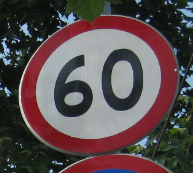
#> input picture data/ctsd/images/005_1_0033.png, 193 x 173 px
$ python -i pipeline.py   (imports and definitions only)
#> lines starting #> are read from the running program, lines starting #| are printed output that depends on the picture
import os
from pathlib import Path
from typing import List, Tuple, Generator, Optional, Union

import numpy as np
import pandas as pd
from PIL import Image
from sklearn.model_selection import train_test_split
from imagecorruptions import corrupt, get_corruption_names


IMAGE_SIZE = (49, 49)


CORRUPTIONS = [
    "gaussian_noise",
    "impulse_noise",
    "shot_noise",
    "snow",
    "fog",
    "frost",
    "motion_blur",
    "zoom_blur",
    "defocus_blur",
    "brightness",
    "contrast",
    "pixelate",
    "elastic_transform",
    "jpeg_compression",
]


# [1 line that did not run here, left out]
# [1 line that did not run here, left out]
# [2 lines not run here, left out]


def preprocess_corrupted_image(
    image_input: Union[str, Path, Image.Image, np.ndarray],
    corruption: Optional[str] = None,
    severity: int = 1,
    handle_small_images: str = "upscale",
    target_size: Tuple[int, int] = IMAGE_SIZE,
) -> np.ndarray:
    """
    Standardized Image Processing Pipeline:
    Original Image -> (Optional Minimum Size Adaptation) -> Corruption -> Resize to target_size -> Normalize to [0, 1].

    Parameters:
    - image_input: File path (str/Path), PIL Image, or uint8 RGB numpy array.
    - corruption: Name of corruption from CORRUPTIONS (or None for clean processing).
    - severity: Integer severity from 1 to 5 (or 0 for clean processing).
    - handle_small_images: Strategy if original image dimensions < 32 pixels.
      'upscale' proportionally scales up to at least 32x32 to meet imagecorruptions requirements.
      'error' raises ValueError.
    - target_size: Output spatial resolution (H, W). Defaults to IMAGE_SIZE (49, 49).

    Returns:
    - float32 numpy array with shape (H, W, 3) and values in [0.0, 1.0].
    """
#> called with image_input = '../data/ctsd/images/005_1_0033.png', severity = 1, handle_small_images = 'upscale', target_size = (49, 49)
    # 1. Load image
    if isinstance(image_input, (str, Path)):
        if not os.path.exists(image_input):
            raise FileNotFoundError(f"Image not found at path: {image_input}")
        with Image.open(image_input) as img:
#> img is the input picture: PIL image 193x173 RGB; mean R, G, B 89.4, 76.4, 77.4
            original = img.convert("RGB")
    elif isinstance(image_input, Image.Image):
        original = image_input.convert("RGB")
    elif isinstance(image_input, np.ndarray):
        original = Image.fromarray(image_input).convert("RGB")
    else:
        raise TypeError(f"Unsupported image input type: {type(image_input)}")

    # Clean baseline passthrough if corruption is None or severity is 0
    if corruption is None or severity == 0:
        resized = original.resize(target_size, Image.Resampling.BILINEAR)
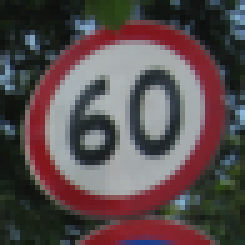
#> resized: PIL image 49x49 RGB (shown 5 times larger); mean R, G, B 89.5, 76.4, 77.4
        return np.asarray(resized, dtype=np.float32) / 255.0

    if corruption not in CORRUPTIONS:
        raise ValueError(f"Unsupported corruption: {corruption}. Must be one of {CORRUPTIONS}")

    if severity not in range(1, 6):
        raise ValueError(f"Severity must be an integer between 1 and 5. Got: {severity}")

    # 2. Minimum dimension handling (imagecorruptions requires width, height >= 32)
    width, height = original.size
    if width < 32 or height < 32:
        if handle_small_images == "upscale":
            # Scale proportionally so min dimension is at least 32
            scale = max(32 / width, 32 / height)
            new_w = max(32, int(round(width * scale)))
            new_h = max(32, int(round(height * scale)))
            original = original.resize((new_w, new_h), Image.Resampling.BILINEAR)
        elif handle_small_images == "error":
            raise ValueError(
                f"Image is too small for imagecorruptions ({width}x{height} < 32x32): {image_input}"
            )
        else:
            raise ValueError(f"Unknown handle_small_images strategy: {handle_small_images}")

    # 3. Convert to uint8 numpy array for imagecorruptions
    original_array = np.asarray(original, dtype=np.uint8)

    # 4. Apply corruption at original resolution
    corrupted_array = corrupt(
        original_array,
        corruption_name=corruption,
        severity=severity,
    )

    # Ensure output is uint8 RGB array
    if corrupted_array.dtype != np.uint8:
        corrupted_array = np.clip(corrupted_array, 0, 255).astype(np.uint8)

    # 5. Resize to CNN input resolution
    corrupted_image = Image.fromarray(corrupted_array)
    resized = corrupted_image.resize(target_size, Image.Resampling.BILINEAR)

    # 6. Normalize to [0.0, 1.0] float32
    return np.asarray(resized, dtype=np.float32) / 255.0


# [125 lines left out: functions corrupted_batch_generator, get_dataset_manifest, not called in this run]

>>> result = preprocess_corrupted_image('../data/ctsd/images/005_1_0033.png')

$ run again, on data/ctsd/images/028_1_0079.png
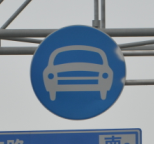
#> input picture data/ctsd/images/028_1_0079.png, 154 x 144 px
#> in preprocess_corrupted_image, img is the input picture: PIL image 154x144 RGB; mean R, G, B 129.5, 143.4, 157.4
#> in preprocess_corrupted_image, `resized = original.resize(target_size, Image.Resampling.BILINEAR)`:
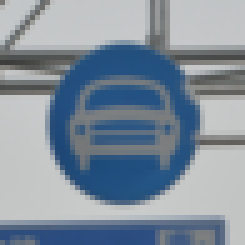
#> resized: PIL image 49x49 RGB (shown 5 times larger); mean R, G, B 129.6, 143.4, 157.4

$ run again, on data/ctsd/images/038_1_0017_1_j.png
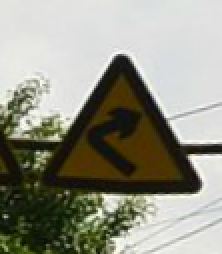
#> input picture data/ctsd/images/038_1_0017_1_j.png, 111 x 127 px (shown 2 times larger)
#> in preprocess_corrupted_image, img is the input picture: PIL image 111x127 RGB; mean R, G, B 146.8, 146.7, 133.1
#> in preprocess_corrupted_image, `resized = original.resize(target_size, Image.Resampling.BILINEAR)`:
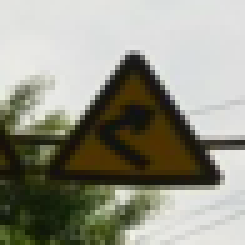
#> resized: PIL image 49x49 RGB (shown 5 times larger); mean R, G, B 146.9, 146.7, 133.1
